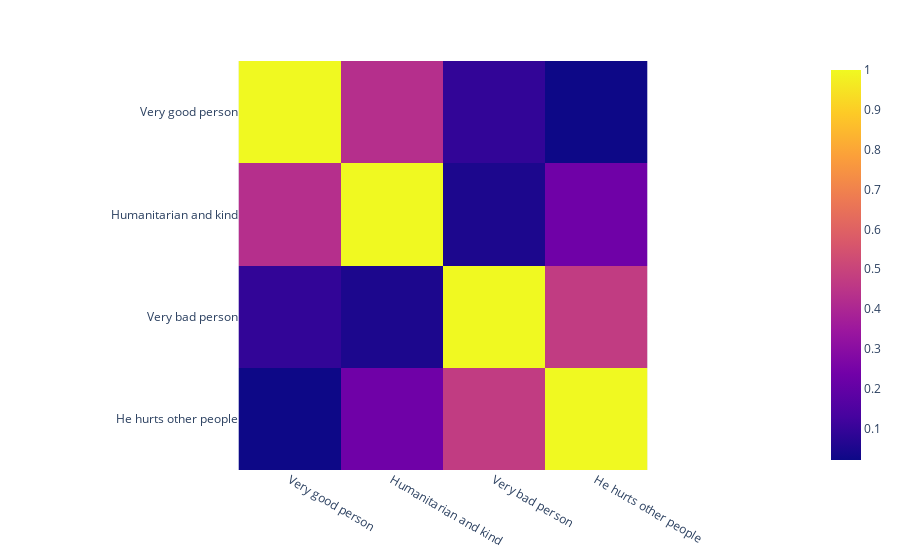

Notebook source saved alongside this figure:
### Code cell
px.imshow(rdm)

### Figure 1 — Plotly figure (JSON) as saved in the notebook; plotly's stock layout.template omitted (floating-point values rounded to 4 significant figures)
{"data": [{"coloraxis": "coloraxis", "hovertemplate": "x: %{x}<br>y: %{y}<br>color: %{z}<extra></extra>", "name": "0", "type": "heatmap", "x": ["Very good person", "Humanitarian and kind", "Very bad person", "He hurts other people"], "xaxis": "x", "y": ["Very good person", "Humanitarian and kind", "Very bad person", "He hurts other people"], "yaxis": "y", "z": [[1.0, 0.4285, 0.09104, 0.02072], [0.4285, 1.0, 0.04862, 0.2308], [0.09104, 0.04862, 1.0, 0.4721], [0.02072, 0.2308, 0.4721, 1.0]]}], "layout": {"coloraxis": {"colorscale": [[0, "#0d0887"], [0.1111, "#46039f"], [0.2222, "#7201a8"], [0.3333, "#9c179e"], [0.4444, "#bd3786"], [0.5556, "#d8576b"], [0.6667, "#ed7953"], [0.7778, "#fb9f3a"], [0.8889, "#fdca26"], [1, "#f0f921"]]}, "margin": {"t": 60}, "xaxis": {"anchor": "y", "constrain": "domain", "domain": [0, 1], "scaleanchor": "y"}, "yaxis": {"anchor": "x", "autorange": "reversed", "constrain": "domain", "domain": [0, 1]}}}
